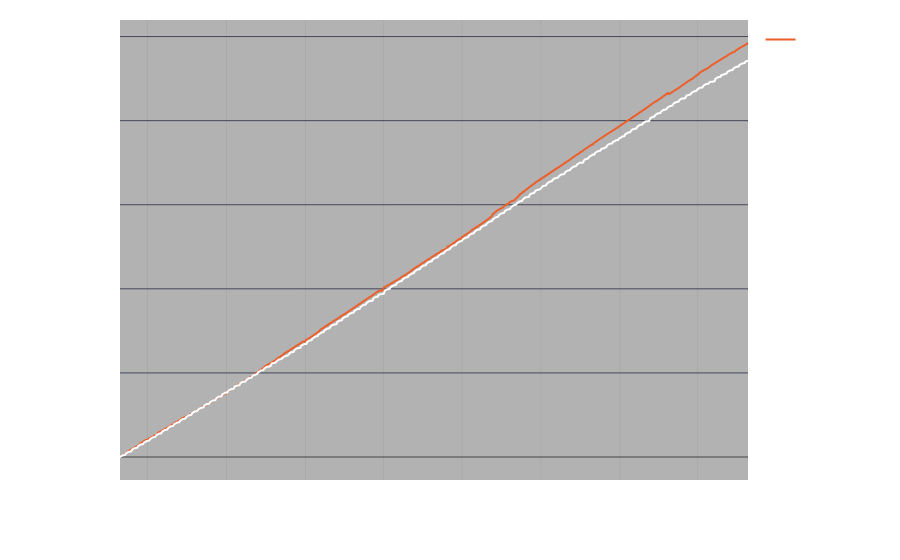

Source (notebook cell):
### Code cell
fondo = "VECTPRE"
serie = "XF0"

temp_precios_fondo_bmks_df1 = precios_fondos_valmer_df[
    (precios_fondos_valmer_df["Fondo"] == fondo) & (precios_fondos_valmer_df["Serie"] == serie)
].copy()
temp_precios_fondo_bmks_df2 = temp_precios_fondos_df[
    (temp_precios_fondos_df["Fondo"] == fondo) & (temp_precios_fondos_df["Serie"] == serie)
][["Fecha", "Fondo", "Serie", "Precio"]].copy()
temp_precios_fondo_bmks_df = pd.concat([temp_precios_fondo_bmks_df1, temp_precios_fondo_bmks_df2], axis=0, ignore_index=True)
temp_precios_fondo_bmks_df.rename(columns={"Precio":fondo}, inplace=True)
temp_precios_fondo_bmks_df = temp_precios_fondo_bmks_df[["Fecha", fondo]]

precios_fondo_bmks_df = pd.merge(temp_precios_fondo_bmks_df, precios_bmks_df[fondo2benchmark[fondo]["Benchmarks"]].reset_index(), on="Fecha")
precios_fondo_bmks_df[fondo2benchmark[fondo]["Benchmarks"]] = precios_fondo_bmks_df[fondo2benchmark[fondo]["Benchmarks"]].shift(1)
precios_fondo_bmks_df.set_index("Fecha", inplace=True)
precios_fondo_bmks_df.dropna(inplace=True)

fecha_inicial_grafica_rendimientos_historicos = "2023-05-30"
fecha_final_grafica_rendimientos_historicos = "2025-05-30"

precios_indizados_fondo_bmks_df = precios_fondo_bmks_df.loc[
    (precios_fondo_bmks_df.index >= fecha_inicial_grafica_rendimientos_historicos) &
    (precios_fondo_bmks_df.index <= fecha_final_grafica_rendimientos_historicos)
]
precios_indizados_fondo_bmks_df = precios_indizados_fondo_bmks_df.div(precios_indizados_fondo_bmks_df.loc[fecha_inicial_grafica_rendimientos_historicos], axis=1) - 1
precios_indizados_fondo_bmks_df["BMK"] = (precios_indizados_fondo_bmks_df[fondo2benchmark[fondo]["Benchmarks"]] * fondo2benchmark[fondo]["Pesos"]).sum(axis=1)
precios_indizados_fondo_bmks_df = precios_indizados_fondo_bmks_df[[fondo, "BMK"]]

precios_indizados_fondo_bmks_df_vis = precios_indizados_fondo_bmks_df.copy()
precios_indizados_fondo_bmks_df_vis *= 100
precios_indizados_fondo_bmks_df_vis.reset_index(inplace=True)
precios_indizados_fondo_bmks_df_vis = precios_indizados_fondo_bmks_df_vis.melt(id_vars="Fecha", value_name="Rendimiento (%)", var_name="Portafolio")

# st.write(precios_indizados_fondo_bmks_df_vis)

fig = go.Figure()
temp_fig = px.line(precios_indizados_fondo_bmks_df_vis, x="Fecha", y="Rendimiento (%)", color="Portafolio")
for data in temp_fig["data"]:
    data["line"]["color"] = "white" if data["legendgroup"] == "BMK" else "#EC5E2A"
    data["line"]["width"] = 2
    
    fig.add_trace(go.Scattergl(data))

fig.update_xaxes(showgrid=True, linecolor='white', tickangle=90, tickfont=dict(size=15, color="white"), linewidth=4, mirror=True, title=None)
fig.update_yaxes(showgrid=True, gridcolor='#44475A', linecolor='white', tickfont=dict(size=17, color="white"), title=dict(text='Rendimiento (%)', font=dict(size=30, color='white')),  linewidth=4, mirror=True)
fig.update_layout(template="none", margin=dict(l=120, t=20, r=20, b=80), paper_bgcolor="rgba(0,0,0,0)", plot_bgcolor="rgba(0,0,0,0.3)", legend=dict(font=dict(color="white", size=20)))

### Figure 1 — Plotly figure (JSON) as saved in the notebook; plotly's stock layout.template omitted (floating-point values rounded to 4 significant figures; data arrays with more than 128 entries replaced by an {"elided": "..."} marker saying what was removed)
{"data": [{"hovertemplate": "Portafolio=VECTPRE<br>Fecha=%{x}<br>Rendimiento (%)=%{y}<extra></extra>", "legendgroup": "VECTPRE", "line": {"color": "#EC5E2A", "dash": "solid", "width": 2}, "marker": {"symbol": "circle"}, "mode": "lines", "name": "VECTPRE", "showlegend": true, "type": "scattergl", "x": {"elided": "509 str values"}, "xaxis": "x", "y": {"elided": "509 float values"}, "yaxis": "y"}, {"hovertemplate": "Portafolio=BMK<br>Fecha=%{x}<br>Rendimiento (%)=%{y}<extra></extra>", "legendgroup": "BMK", "line": {"color": "white", "dash": "solid", "width": 2}, "marker": {"symbol": "circle"}, "mode": "lines", "name": "BMK", "showlegend": true, "type": "scattergl", "x": {"elided": "509 str values"}, "xaxis": "x", "y": {"elided": "509 float values"}, "yaxis": "y"}], "layout": {"legend": {"font": {"color": "white", "size": 20}}, "margin": {"b": 80, "l": 120, "r": 20, "t": 20}, "paper_bgcolor": "rgba(0,0,0,0)", "plot_bgcolor": "rgba(0,0,0,0.3)", "xaxis": {"linecolor": "white", "linewidth": 4, "mirror": true, "showgrid": true, "tickangle": 90, "tickfont": {"color": "white", "size": 15}, "title": {}}, "yaxis": {"gridcolor": "#44475A", "linecolor": "white", "linewidth": 4, "mirror": true, "showgrid": true, "tickfont": {"color": "white", "size": 17}, "title": {"font": {"color": "white", "size": 30}, "text": "Rendimiento (%)"}}}}
